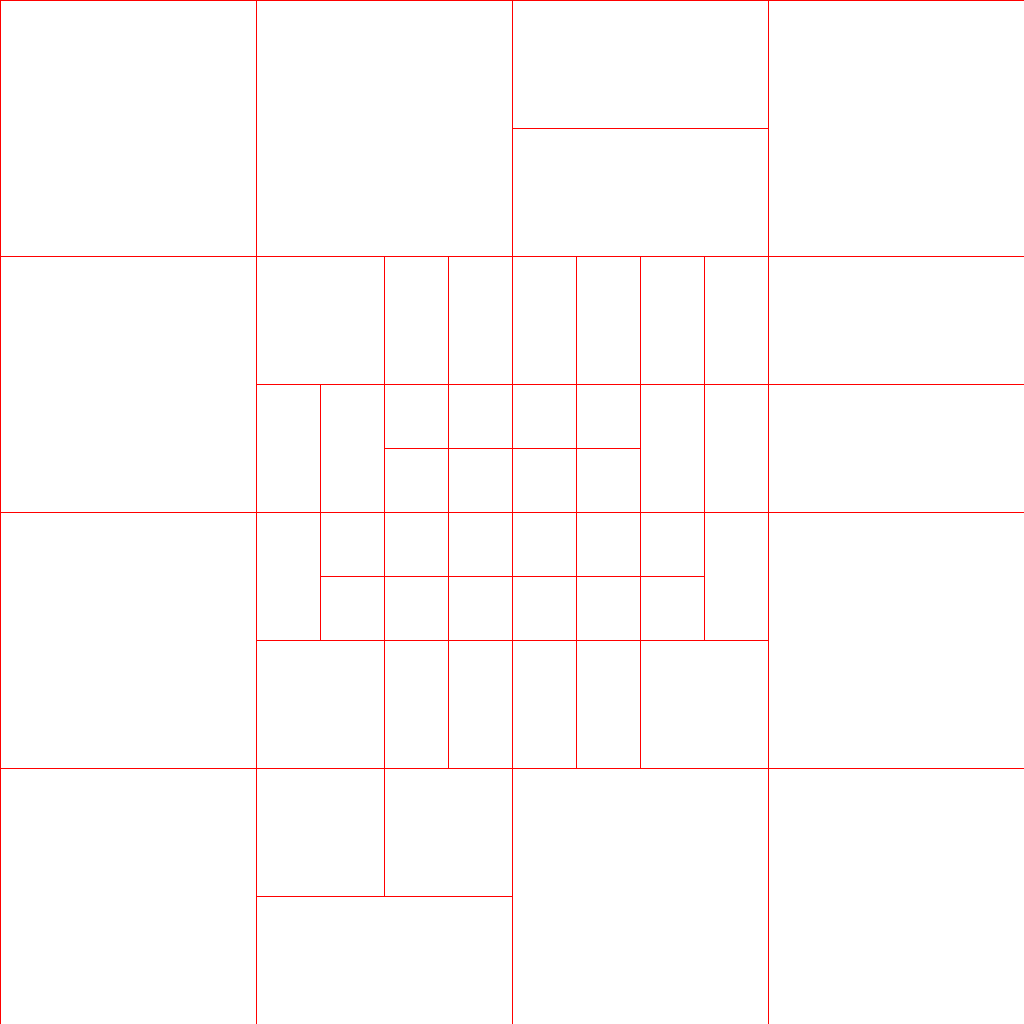
Frame 1 (no input)
Frame 60 (the mouse pressed at the canvas centre just before this capture): identical to frame 1, image omitted
Frame 120 (the mouse held since frame 60 and released just before this capture): identical to frame 1, image omitted

The Processing sketch that drew this single still picture (run headless with seeded random() and noise(); from frame 60 on, the mouse is pressed at the canvas centre):

// Processing sketch: HasMap
// ── HasMap.pde
MapController controller;

void setup() {
  size(1024, 1024); // Size needs to be of power 2, otherwise small gaps happens at small sections sizes...
  controller = new MapController(1000, 10);
  controller.sortAtomsIntoSections();
  controller.divide(30);

  controller.drawAtoms();
  controller.drawSections(false); // noFill or fill
  
  //controller.drawSectionsDebug();

  println(controller.sections.size());
}

void draw() {
  //background(0, 0, 0);
  //controller.sortAtomsIntoSections();
  //controller.drawSections();
  //controller.drawAtoms();
  //controller.drawSectionsDebug();
}

// ── Atom.pde

class Atom {
  int x;
  int y;

  Atom(int _x, int _y) {
    x = _x;
    y = _y;
  }
  
  /*
  void findSection(ArrayList<Section> _sections){
    for(int i=0; i < _sections.size(); i++){
      Section s = _sections.get(i);
      if(pointRect(x, y, s.x, s.y, s.w, s.h)){
         
      }
    } 
  }
  */
  
  void show(){
    push();
    strokeWeight(5);
    point(x, y);
    pop();
  }
  

}

// ── MapController.pde

class MapController {
  ArrayList<Section> sections;
  ArrayList<Atom> atoms;
  int spread;
  // boolean sliceHor = true; 
  
  MapController(int atomsAmount, int _spread) {
    initialMap(atomsAmount);
    spread = _spread;
    println(spread);
  }
  
  String getSliceDir(int i) {
    Section s = sections.get(i);
    
    
    if (s.h == s.w) {
      if (i == 0) {
        return "Hor";
      }
      else {
        int prevI = i-1;
        Section prevS = sections.get(prevI);
        while (prevS.h == prevS.w)
        {
          if (prevI == 0) {
            return "Hor";
          }
          prevI -= 1;
          prevS = sections.get(prevI);
        }
        if (prevS.h > prevS.w) return "Hor";
        else if (prevS.w > prevS.h) return "Ver";
      }
    }
    else if (s.h > s.w) return "Hor";
    return "Ver";
  }
  
  void splitSection(int i) {
    Section s = sections.get(i);
    String sliceDir = getSliceDir(i);
  
    if (sliceDir == "Hor") {
      sections.add(new Section(s.x, s.y, s.w, s.h/2));
      sections.add(new Section(s.x, s.y + s.h/2, s.w, s.h/2));
      //sections.remove(i);
      sliceDir = "Ver";
    } else {
      sections.add(new Section(s.x, s.y, s.w/2, s.h));
      sections.add(new Section(s.x + s.w/2, s.y, s.w/2, s.h));
      //sections.remove(i);
      sliceDir = "Hor";
    }
  }
  
  void divide(int threshold) {
    for (int i = 0; i < sections.size(); i++) {
      Section s = sections.get(i);
      
      if (s.atoms.size() >= threshold) {
        splitSection(i);
        
        int size = sections.size();
        Section first = sections.get(size-1); // Last element
        Section second = sections.get(size-2); // Second to last element
        first.findAtoms(s.atoms);
        second.findAtoms(s.atoms);
        sections.remove(i);
        
        --i;
      }
      println(i + ":\t" + s.atoms.size());
    }
  }
  
  void sortAtomsIntoSections(){
    for (Section s : sections) {
      s.findAtoms(atoms);
    }
  }
  
  void initialMap(int atomsAmount) {
    sections = new ArrayList<Section>();
    atoms = new ArrayList<Atom>();
    sections.add(new Section(0, 0, width/2, height));
    sections.add(new Section(width/2, 0, width/2, height));
    for(int i=0; i < atomsAmount; i++){
       atoms.add(new Atom(floor(randomGaussian()*width/6 + width/2), floor(randomGaussian()*height/6 + height/2)));
    }
  }
  
  void drawSections(boolean noFill) {
    for (Section s : sections) {
      s.show(noFill);
    }
  }
  
  void drawAtoms() {
    for (Atom a : atoms) {
      a.show();
    }
  }
  
  void drawSectionsDebug() {
    for (int i = 0; i < sections.size(); ++i) {
      Section s = sections.get(i);
      push();
      textSize(20);
      fill(0,0,0);
      text(i, s.x+s.w/2, s.y+s.h/2);
      pop();
    }
  }
}

// ── Section.pde

class Section {
  int x;
  int y;
  int w;
  int h;
  ArrayList<Atom> atoms;
  
  Section(int _x, int _y, int _w, int _h) {
    x = _x;
    y = _y;
    w = _w;
    h = _h;
    atoms = new ArrayList<Atom>(); 
  }
  
 
  void show(boolean noFill) {
    push();
    if (noFill) noFill();
    stroke(255, 0, 0);
    rect(x, y, w, h);
    pop();
  }
  
  void findAtoms(ArrayList<Atom> allAtoms){
    atoms.clear();
    for (Atom a : allAtoms) {
      if (pointRect(a.x, a.y, x, y, w, h)) {
        atoms.add(a);
      }
    }
  }

  // POINT/RECTANGLE
  boolean pointRect(float px, float py, float rx, float ry, float rw, float rh) {
  
    // is the point inside the rectangle's bounds?
    if (px >= rx &&        // right of the left edge AND
        px <= rx + rw &&   // left of the right edge AND
        py >= ry &&        // below the top AND
        py <= ry + rh) {   // above the bottom
          return true;
    }
    return false;
  }
    
}
